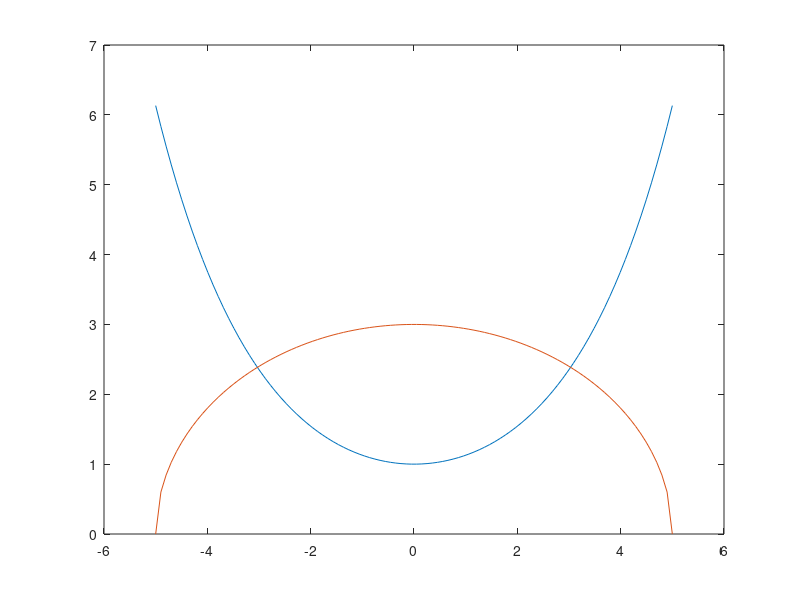

MATLAB code for this plot:
close all; clear all;


f1   = @(x,y) (y - 0.5*(exp(x/2) + exp(-x/2) ));
df1x = @(x,y) ((-0.25) * (exp(x/2) - exp(-x/2)));
df1y = @(x,y) (1);

f2   = @(x,y) (9*x^2 + 25*y^2 - 225);
df2x = @(x,y) (18*x);
df2y = @(x,y) (50*y);


x = linspace(-5,5,100);
y1 = 0.5*(exp(x/2) + exp(-x/2));
y2 = 3*sqrt(1-(x.^2)/25);
plot(x,y1, x,y2);


J = @(x,y) ([df1x(x,y), df1y(x,y); df2x(x,y), df2y(x,y)]);

X0 = [4
       4];
X = X0;
i = 1;
Xi = X(:,i);
x = Xi(1); y = Xi(2);
Delta = J(x,y)\[-f1(x,y), -f2(x,y)]';
X = [X, Xi + Delta ];
i = i +1;
tol = (norm(X(:,i) - X(:,i-1)))/norm(X(:,i-1));

while(tol > 0.0001)
    Xi = X(:,i);
    x = Xi(1); y = Xi(2);
    Delta = J(x,y)\[-f1(x,y), -f2(x,y)]';
    X = [X, Xi + Delta ];
    i = i +1;
    tol = (norm(X(:,i) - X(:,i-1)))/norm(X(:,i-1));
end
